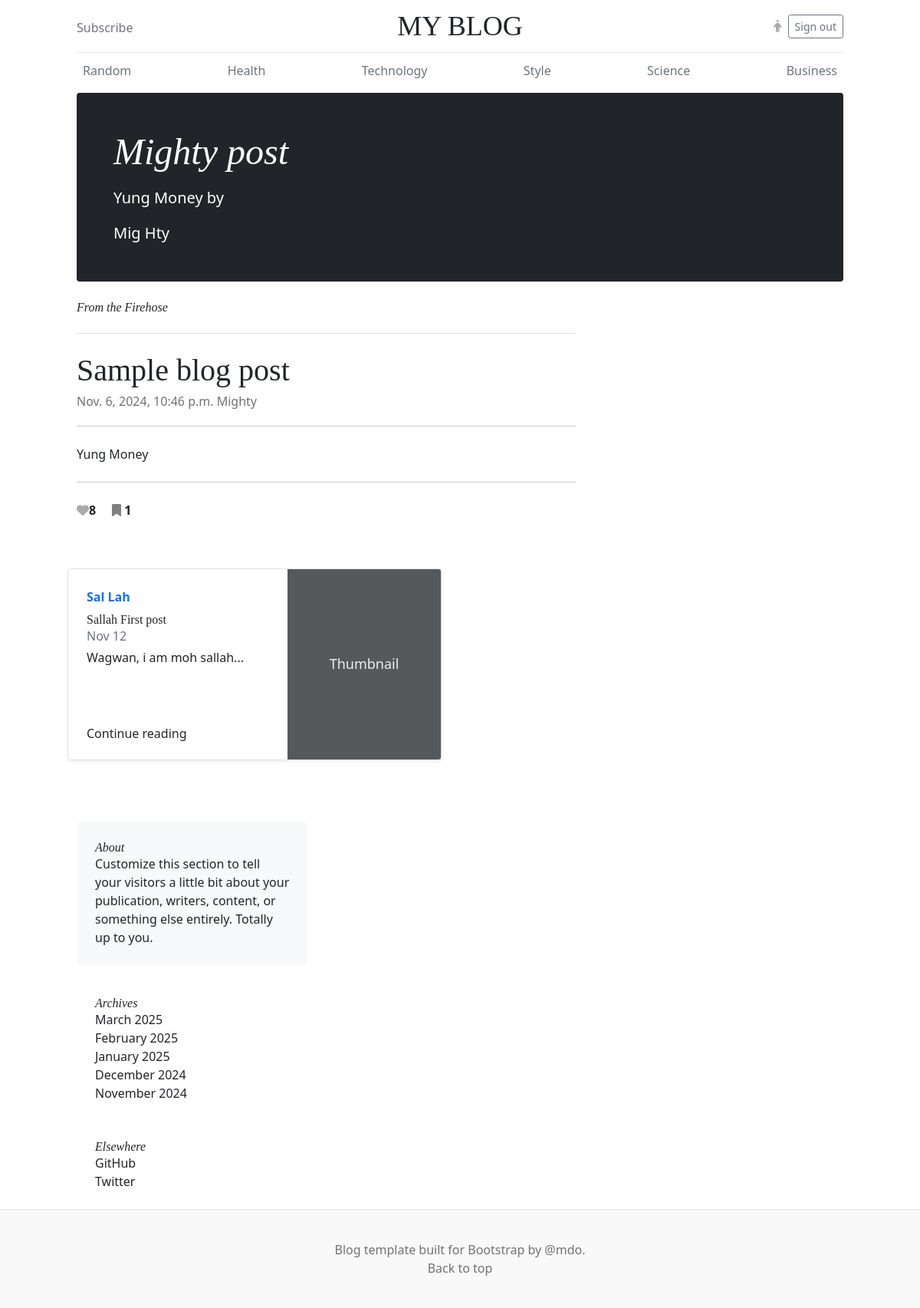
Page /blog/mighty-post/ (signed in) on the earlier database version.
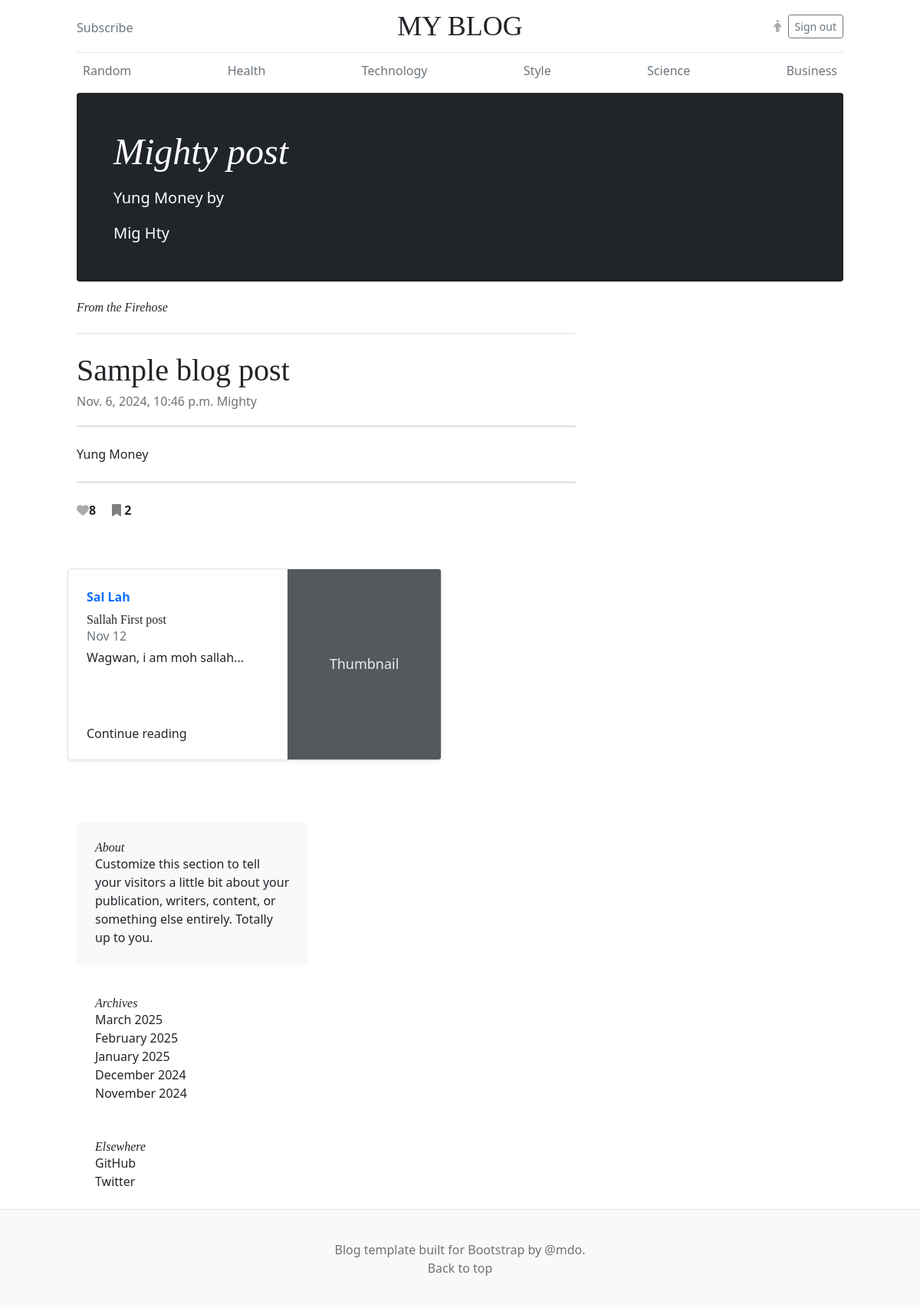
Same page on the later database version.
### blog_app/models.py (models this page shows, shortened)
class Post(models.Model):
	id = models.UUIDField(primary_key=True, default=uuid.uuid4, editable=False)
	title = models.CharField(max_length=200)
	slug = models.SlugField(max_length=200, unique=True)
	author = models.ForeignKey(User, on_delete=models.CASCADE)
	content = models.TextField()
	created_at = models.DateTimeField(auto_now_add=True)
	updated_at = models.DateTimeField(auto_now=True)
	likes = models.IntegerField(default=0)
	bookmarks = models.IntegerField(default=0)
	categories = models.ForeignKey(Category, on_delete=models.CASCADE)
	is_published = models.BooleanField(default=True)
	def short_content(self):
		words = self.content.split()[:5]
		return ' '.join(words) + '...' if len(words) == 5 else ' '.join(words)

### blog_app/views.py (the view)
# urls.py: path('blog/<slug:slug>/', views.post_detail, name='post_detail'),
def post_detail(request, slug):
    post = get_object_or_404(Post, slug=slug)
    post_category = post.categories
    similar_post = Post.objects.filter(categories=post_category).all().exclude(id=post.id)
    user_profile = request.user.profile
    liked_post = user_profile.liked_post.all()
    saved_post = user_profile.bookmarked.all()
    context = {
    	'post': post,
    	'user_profile': user_profile,
    	"liked_post": liked_post,
    	"saved_post": saved_post,
    	'similar_post':similar_post,
    }
    return render(request, 'pages/post_detail.html', context)

### htmx_app/urls.py (called while the page is built)
    def to_url(self, value):
        return str(value)

### blog_app/templates/pages/post_detail.html
{% extends 'base.html' %}
{% block title %}
MY BLOG
{% endblock %}
{% block top_blog %}
<h1 class="display-4 fst-italic">{{ post.title }}</h1>
      <p class="lead my-3">{{ post.short_content }} by</p>
      <p class="lead mb-0" class="text-white fw-bold">{{ post.author.first_name}} {{ post.author.last_name}}</p>
{% endblock %}
{% block content %}
<div class="row g-5">
    <div class="col-md-8">
      <h3 class="pb-4 mb-4 fst-italic border-bottom">
        From the Firehose
      </h3>
      <article class="blog-post">
        <h2 class="blog-post-title">Sample blog post</h2>
        <p class="blog-post-meta">{{ post.created_at }}<a href="{% url 'profile' post.author.username %}"> {{ post.author.username }}</a></p>
        <hr></br>
        <p>{{ post.content }}</p></br>
        <hr></br>
        <div id="like_id">
        {% if post in liked_post  %}
        <i hx-post="{% url 'like_count2' post.id %}" hx-target="#like_id" hx-swap="innerhtml" class="fa-solid fa-heart" style="color:darkgrey;"></i><b>{{ post.likes }}</b>
        {% else %}
        <i hx-post="{% url 'like_count2' post.id %}" hx-target="#like_id" hx-swap="innerhtml" class="fa fa-heart-o" style="color:grey;"></i><b>{{ post.likes }}</b>
        {% endif %}
        {% if post in saved_post %}
        &nbsp; &nbsp; <i hx-post="{% url 'bookmark' post.id %}" hx-target="#like_id" hx-swap="innerhtml" class="fa fa-bookmark" style="color:grey;"></i>&nbsp;<b>{{ post.bookmarks }}</b>
        {% else %}
        &nbsp; &nbsp; <i hx-post="{% url 'bookmark' post.id %}" hx-target="#like_id" hx-swap="innerhtml" class="fa fa-bookmark-o" style="color:grey;"></i>&nbsp;<b>{{ post.bookmarks }}</b>
        {% endif %}
        </div>
      </article>
</div>
<div class="row mb-2">
  {% for post in similar_post %}
    <div class="col-md-6">
      <div class="row g-0 border rounded overflow-hidden flex-md-row mb-4 shadow-sm h-md-250 position-relative">
        <div class="col p-4 d-flex flex-column position-static">
          <strong class="d-inline-block mb-2 text-primary">{{post.author.first_name }} {{ post.author.last_name}} </strong>
          <h3 class="mb-0">{{ post.title }}</h3>
          <div class="mb-1 text-muted">Nov 12</div>
          <p class="card-text mb-auto">{{ post.short_content }}</p>
          <a href="{% url 'post_detail' slug=post.slug %}" class="stretched-link">Continue reading</a>
        </div>
        <div class="col-auto d-none d-lg-block">
          <svg class="bd-placeholder-img" width="200" height="250" xmlns="http://www.w3.org/2000/svg" role="img" aria-label="Placeholder: Thumbnail" preserveAspectRatio="xMidYMid slice" focusable="false"><title>Placeholder</title><rect width="100%" height="100%" fill="#55595c"/><text x="50%" y="50%" fill="#eceeef" dy=".3em">Thumbnail</text></svg>
        </div>
      </div>
    </div>
    {% endfor %}
</div>
{% endblock %}

Differences in the rows shown:
changed Post "Mighty post": bookmarks "1" → "2"
